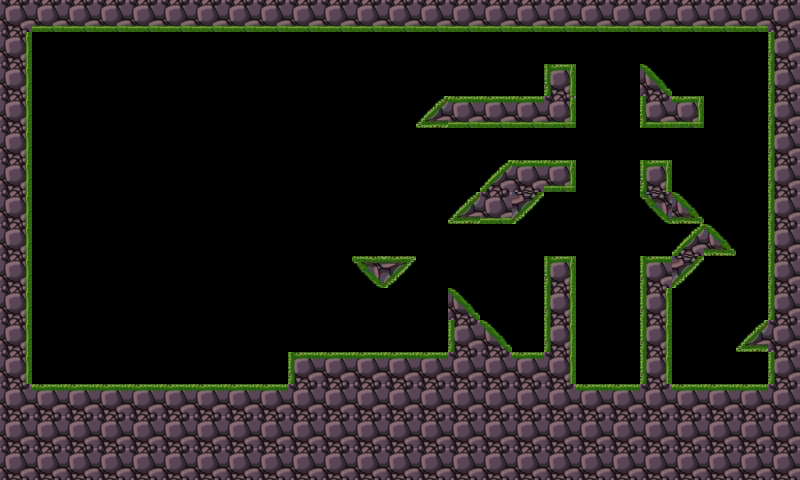

Rendered tile map (Tiled .tmx) drawn with the repository's tilesets; below, a short description and the map source with its tile grids summarised:
An orthogonal 25x15 tile map with 32x32 px tiles, 1 tile layer (mpic) and 19 objects (5x monster, 5x fire, 4x wood).

<map version="1.0" orientation="orthogonal" width="25" height="15" tilewidth="32" tileheight="32">
 <tileset firstgid="1" name="tiled" tilewidth="32" tileheight="32">
  <image source="tiled.png" width="192" height="192" />
 </tileset>
 <layer name="mpic" width="25" height="15">
  <data>[375 cells, 165 non-empty, 20 distinct tile ids]</data>
 </layer>
 <objectgroup name="ground" width="25" height="15">
  <object x="353" y="257">
   <polyline points="0,0 61,0 32,28 1,0" />
  </object>
  <object x="547" y="67">
   <polyline points="0,0 25,0 25,56 -128,58 -101,29 -3,29 -1,0" />
  </object>
  <object x="642" y="65">
   <polyline points="0,0 29,31 59,31 59,58 -1,59 -2,-1" />
  </object>
  <object x="510" y="161">
   <polyline points="0,0 62,-1 62,26 33,27 3,59 -58,59 1,-1" />
  </object>
  <object x="29" y="26">
   <polyline points="0,0 741,0 741,293 709,323 744,324 741,361 639,359 641,261 674,226 704,227 640,163 641,135 613,135 614,168 639,195 671,196 643,230 614,230 613,359 542,360 543,231 519,232 518,329 485,328 421,262 422,327 260,328 261,360 -2,360 -1,0" />
  </object>
 </objectgroup>
 <objectgroup name="object" width="25" height="15">
  <object name="monster" x="523" y="83">
   <properties>
    <property name="enemy" value="true" />
    <property name="plistname" value="monster_1" />
   </properties>
  </object>
  <object name="monster" x="682" y="85">
   <properties>
    <property name="enemy" value="true" />
    <property name="plistname" value="monster_2" />
   </properties>
  </object>
  <object name="monster" x="523" y="342">
   <properties>
    <property name="enemy" value="true" />
    <property name="plistname" value="monster_3" />
   </properties>
  </object>
  <object name="monster" x="430" y="342">
   <properties>
    <property name="enemy" value="false" />
    <property name="plistname" value="monster_5" />
   </properties>
  </object>
  <object name="wood" x="607" y="236">
   <properties>
    <property name="sprite_name" value="wood.png" />
   </properties>
  </object>
  <object name="monster" x="383" y="237">
   <properties>
    <property name="enemy" value="false" />
    <property name="plistname" value="monster_6" />
   </properties>
  </object>
  <object name="wood" x="607" y="171">
   <properties>
    <property name="sprite_name" value="box.png" />
   </properties>
  </object>
  <object name="wood" x="607" y="136">
   <properties>
    <property name="sprite_name" value="wood.png" />
   </properties>
  </object>
  <object name="wood" x="605" y="70">
   <properties>
    <property name="sprite_name" value="box.png" />
   </properties>
  </object>
  <object name="fire" x="688" y="370" />
  <object name="fire" x="717" y="371" />
  <object name="fire" x="591" y="369" />
  <object name="fire" x="622" y="370" />
  <object name="fire" x="752" y="371" />
 </objectgroup>
</map>
